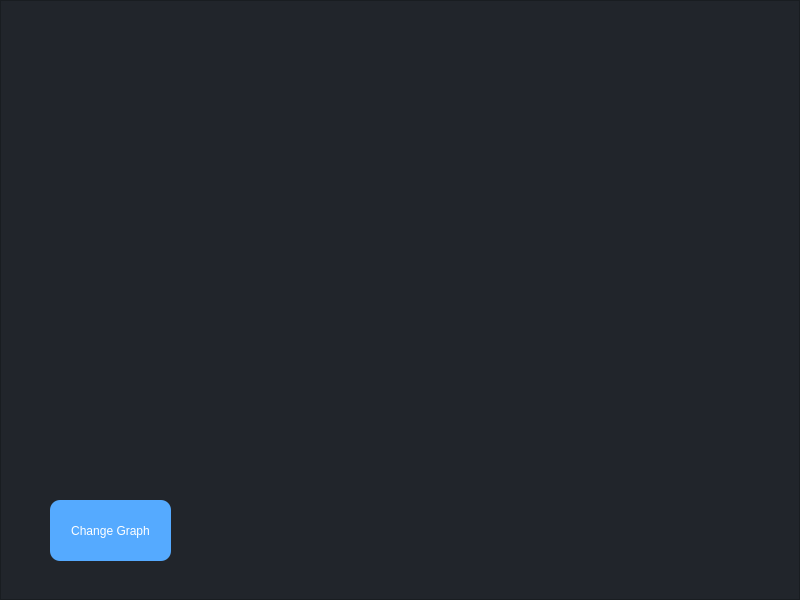
<?xml version="1.0" encoding="UTF-8"?>
<ui version="4.0">
 <class>MainWindow</class>
 <widget class="QMainWindow" name="MainWindow">
  <property name="geometry">
   <rect>
    <x>0</x>
    <y>0</y>
    <width>800</width>
    <height>600</height>
   </rect>
  </property>
  <property name="windowTitle">
   <string>MainWindow</string>
  </property>
  <widget class="QWidget" name="centralwidget">
   <layout class="QVBoxLayout" name="verticalLayout">
    <property name="spacing">
     <number>0</number>
    </property>
    <property name="leftMargin">
     <number>0</number>
    </property>
    <property name="topMargin">
     <number>0</number>
    </property>
    <property name="rightMargin">
     <number>0</number>
    </property>
    <property name="bottomMargin">
     <number>0</number>
    </property>
    <item>
     <widget class="QFrame" name="frame">
      <property name="styleSheet">
       <string notr="true">background-color: rgb(33, 37, 43);</string>
      </property>
      <property name="frameShape">
       <enum>QFrame::StyledPanel</enum>
      </property>
      <property name="frameShadow">
       <enum>QFrame::Raised</enum>
      </property>
      <widget class="QPushButton" name="btnChangeGraph">
       <property name="geometry">
        <rect>
         <x>50</x>
         <y>500</y>
         <width>121</width>
         <height>61</height>
        </rect>
       </property>
       <property name="styleSheet">
        <string notr="true">QPushButton {	
	background-color: rgb(85, 170, 255);
	border:none;
	border-radius:10px;
	color:#FFF
}</string>
       </property>
       <property name="text">
        <string>Change Graph</string>
       </property>
      </widget>
     </widget>
    </item>
   </layout>
  </widget>
 </widget>
 <resources/>
 <connections/>
</ui>
